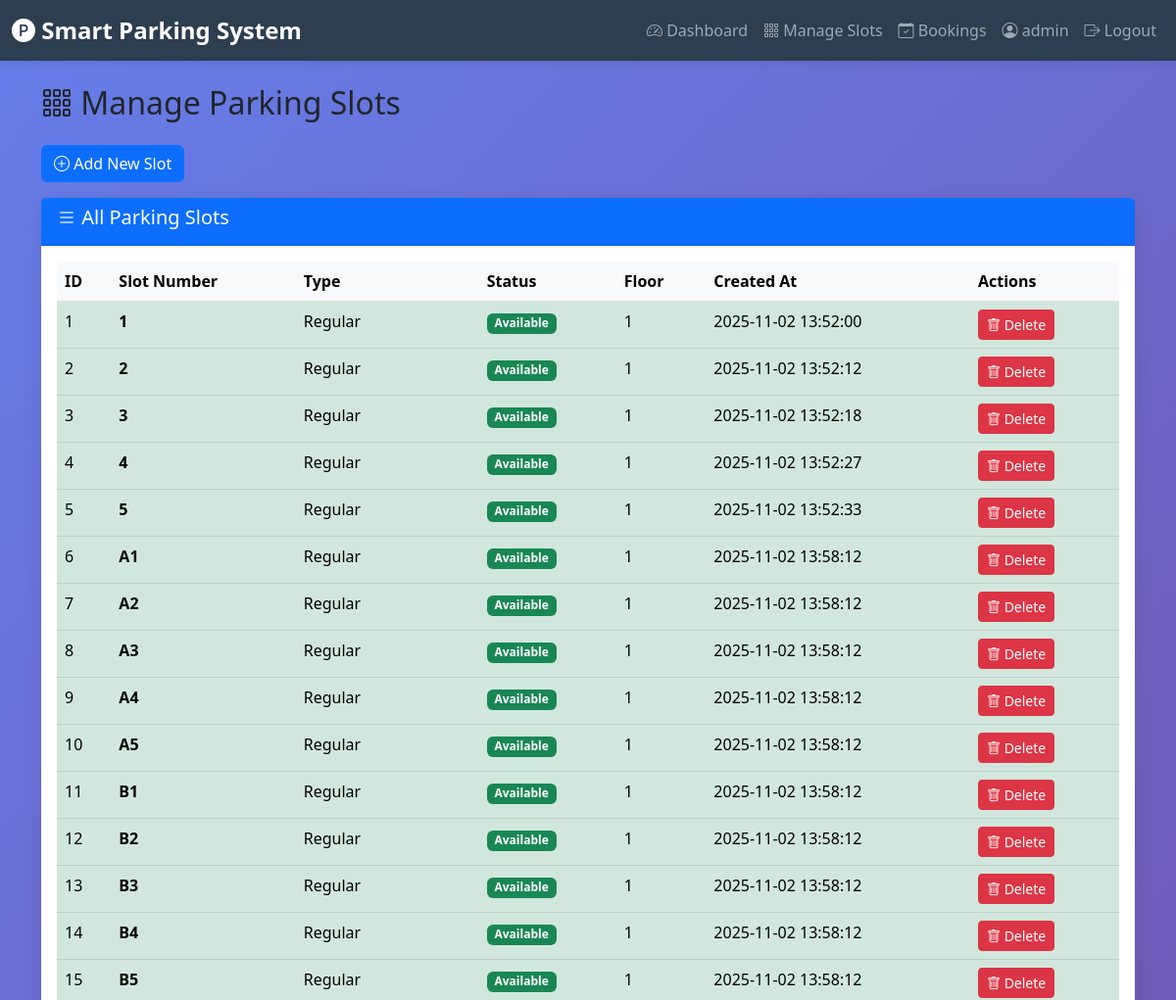
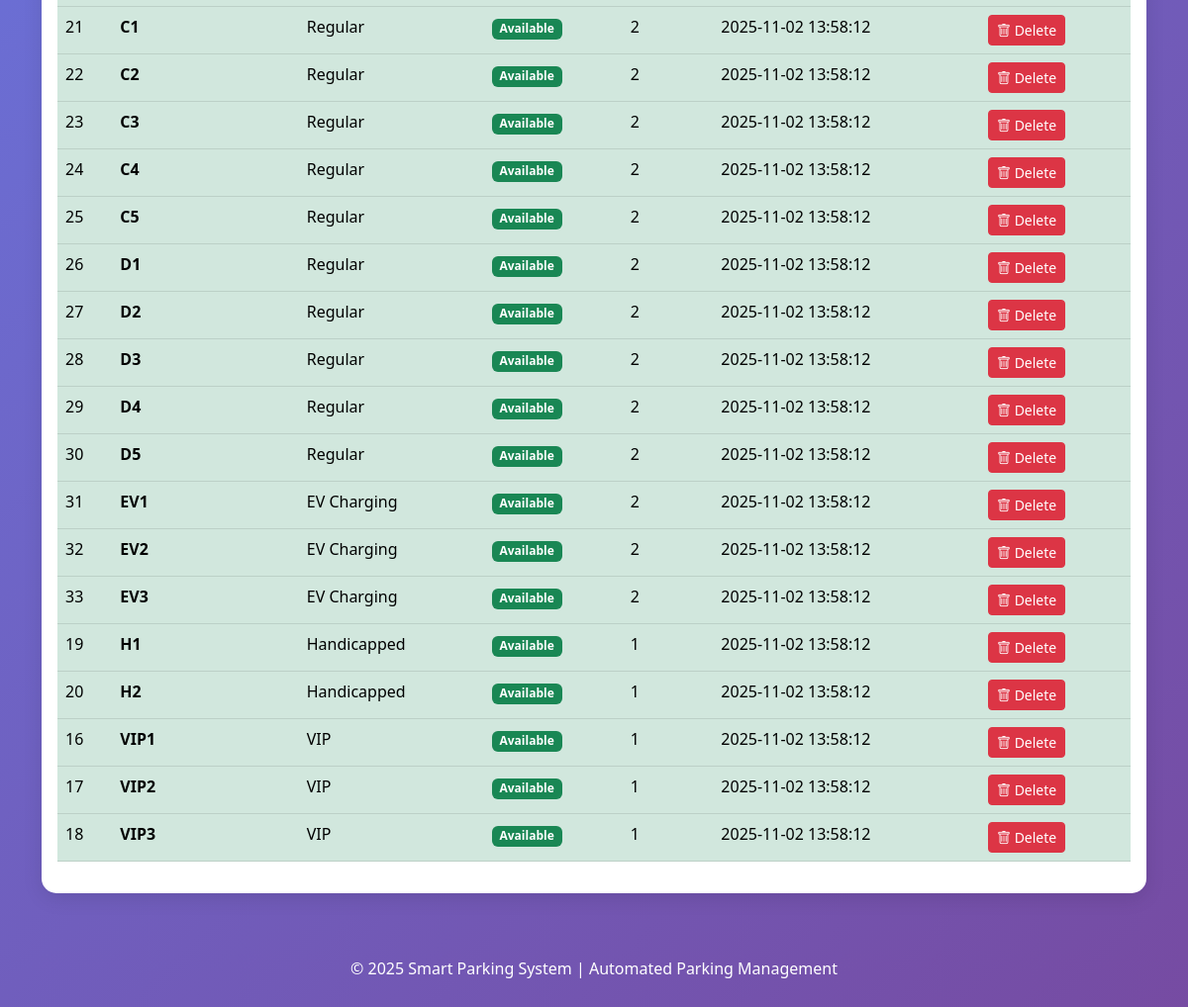
The page /admin/slots (signed in) on the database its author committed (2 pictures, top to bottom).
### tables this page shows
CREATE TABLE slots (
                    id INTEGER PRIMARY KEY AUTOINCREMENT,
                    slot_number TEXT UNIQUE NOT NULL,
                    slot_type TEXT DEFAULT 'Regular',
                    status TEXT DEFAULT 'Available',
                    floor INTEGER DEFAULT 1,
                    created_at TIMESTAMP DEFAULT CURRENT_TIMESTAMP
                );

### app.py (the view)
@app.route('/admin/slots')
@admin_required
def admin_slots():
    slots = slot_manager.get_all_slots()
    return render_template('admin/slots.html', slots=slots)

### app.py (called while the page is built)
def admin_required(f):
    @wraps(f)
    def decorated_function(*args, **kwargs):
        if 'user_id' not in session or session.get('role') != 'admin':
            flash('Admin access required', 'danger')
            return redirect(url_for('login'))
        return f(*args, **kwargs)
    return decorated_function

### database/db_manager.py (called while the page is built)
    def fetch_all(self, query, params=()):
        try:
            self.cursor.execute(query, params)
            return self.cursor.fetchall()
        except sqlite3.Error as e:
            print(f"Fetch error: {e}")
            return []

### modules/slot_manager.py (called while the page is built)
    def get_all_slots(self):
        query = "SELECT id, slot_number, slot_type, status, floor, created_at FROM slots ORDER BY slot_number"
        return self.db.fetch_all(query)

### templates/admin/slots.html (shortened to what this page needs)
{% extends "base.html" %}
{% block content %}
<h2 class="mb-4"><i class="bi bi-grid-3x3-gap"></i> Manage Parking Slots</h2>
<div class="row mb-3">
    <div class="col-md-12">
        <button class="btn btn-primary" data-bs-toggle="modal" data-bs-target="#addSlotModal">
            <i class="bi bi-plus-circle"></i> Add New Slot
        </button>
    </div>
</div>
<div class="card">
    <div class="card-header bg-primary text-white">
        <h5><i class="bi bi-list"></i> All Parking Slots</h5>
    </div>
    <div class="card-body">
        {% if slots %}
            <div class="table-responsive">
                <table class="table table-hover">
                    <thead class="table-light">
                        <tr>
                            <th>ID</th>
                            <th>Slot Number</th>
                            <th>Type</th>
                            <th>Status</th>
                            <th>Floor</th>
                            <th>Created At</th>
                            <th>Actions</th>
                        </tr>
                    </thead>
                    <tbody>
                        {% for slot in slots %}
                            <tr class="{% if slot[3] == 'Available' %}table-success{% else %}table-danger{% endif %}">
                                <td>{{ slot[0] }}</td>
                                <td><strong>{{ slot[1] }}</strong></td>
                                <td>{{ slot[2] }}</td>
                                <td>
                                    {% if slot[3] == 'Available' %}
                                        <span class="badge bg-success">{{ slot[3] }}</span>
                                    {% else %}
                                        <span class="badge bg-danger">{{ slot[3] }}</span>
                                    {% endif %}
                                </td>
                                <td>{{ slot[4] }}</td>
                                <td>{{ slot[5] }}</td>
                                <td>
                                    <form method="POST" action="{{ url_for('delete_slot', slot_id=slot[0]) }}"
                                          style="display: inline;"
                                          onsubmit="return confirm('Are you sure you want to delete slot {{ slot[1] }}?');">
                                        <button type="submit" class="btn btn-danger btn-sm">
                                            <i class="bi bi-trash"></i> Delete
                                        </button>
                                    </form>
                                </td>
                            </tr>
                        {% endfor %}
                    </tbody>
                </table>
            </div>
        {% else %}
            <div class="text-center py-5">
                <i class="bi bi-inbox" style="font-size: 4rem; color: #ccc;"></i>
                <h4 class="mt-3 text-muted">No Slots Yet</h4>
                <p class="text-muted">Add your first parking slot to get started</p>
            </div>
        {% endif %}
    </div>
</div>
{% endblock %}

### templates/base.html (style rules this page uses)
:root { --primary-color: #2C3E50; --secondary-color: #34495E; --success-color: #27AE60; --warning-color: #F39C12; --danger-color: #E74C3C; --info-color: #3498DB; }
body { background: linear-gradient(135deg, #667eea 0%, #764ba2 100%); min-height: 100vh; font-family: 'Segoe UI', Tahoma, Geneva, Verdana, sans-serif; }
.card { border-radius: 15px; box-shadow: 0 5px 20px rgba(0,0,0,0.1); border: none; }

### rows shown on the page
slots: id "1", slot_number "1", slot_type "Regular", status "Available", floor "1", created_at "2025-11-02 13:52:00"
slots: id "2", slot_number "2", slot_type "Regular", status "Available", floor "1", created_at "2025-11-02 13:52:12"
slots: id "3", slot_number "3", slot_type "Regular", status "Available", floor "1", created_at "2025-11-02 13:52:18"
slots: id "4", slot_number "4", slot_type "Regular", status "Available", floor "1", created_at "2025-11-02 13:52:27"
slots: id "5", slot_number "5", slot_type "Regular", status "Available", floor "1", created_at "2025-11-02 13:52:33"
slots: id "6", slot_number "A1", slot_type "Regular", status "Available", floor "1", created_at "2025-11-02 13:58:12"
slots: id "7", slot_number "A2", slot_type "Regular", status "Available", floor "1", created_at "2025-11-02 13:58:12"
slots: id "8", slot_number "A3", slot_type "Regular", status "Available", floor "1", created_at "2025-11-02 13:58:12"
slots: id "9", slot_number "A4", slot_type "Regular", status "Available", floor "1", created_at "2025-11-02 13:58:12"
slots: id "10", slot_number "A5", slot_type "Regular", status "Available", floor "1", created_at "2025-11-02 13:58:12"
slots: id "11", slot_number "B1", slot_type "Regular", status "Available", floor "1", created_at "2025-11-02 13:58:12"
slots: id "12", slot_number "B2", slot_type "Regular", status "Available", floor "1", created_at "2025-11-02 13:58:12"
slots: id "13", slot_number "B3", slot_type "Regular", status "Available", floor "1", created_at "2025-11-02 13:58:12"
slots: id "14", slot_number "B4", slot_type "Regular", status "Available", floor "1", created_at "2025-11-02 13:58:12"
slots: id "15", slot_number "B5", slot_type "Regular", status "Available", floor "1", created_at "2025-11-02 13:58:12"
slots: id "21", slot_number "C1", slot_type "Regular", status "Available", floor "2", created_at "2025-11-02 13:58:12"
slots: id "22", slot_number "C2", slot_type "Regular", status "Available", floor "2", created_at "2025-11-02 13:58:12"
slots: id "23", slot_number "C3", slot_type "Regular", status "Available", floor "2", created_at "2025-11-02 13:58:12"
slots: id "24", slot_number "C4", slot_type "Regular", status "Available", floor "2", created_at "2025-11-02 13:58:12"
slots: id "25", slot_number "C5", slot_type "Regular", status "Available", floor "2", created_at "2025-11-02 13:58:12"
slots: id "26", slot_number "D1", slot_type "Regular", status "Available", floor "2", created_at "2025-11-02 13:58:12"
slots: id "27", slot_number "D2", slot_type "Regular", status "Available", floor "2", created_at "2025-11-02 13:58:12"
slots: id "28", slot_number "D3", slot_type "Regular", status "Available", floor "2", created_at "2025-11-02 13:58:12"
slots: id "29", slot_number "D4", slot_type "Regular", status "Available", floor "2", created_at "2025-11-02 13:58:12"
slots: id "30", slot_number "D5", slot_type "Regular", status "Available", floor "2", created_at "2025-11-02 13:58:12"
slots: id "31", slot_number "EV1", slot_type "EV Charging", status "Available", floor "2", created_at "2025-11-02 13:58:12"
slots: id "32", slot_number "EV2", slot_type "EV Charging", status "Available", floor "2", created_at "2025-11-02 13:58:12"
slots: id "33", slot_number "EV3", slot_type "EV Charging", status "Available", floor "2", created_at "2025-11-02 13:58:12"
slots: id "19", slot_number "H1", slot_type "Handicapped", status "Available", floor "1", created_at "2025-11-02 13:58:12"
slots: id "20", slot_number "H2", slot_type "Handicapped", status "Available", floor "1", created_at "2025-11-02 13:58:12"
slots: id "16", slot_number "VIP1", slot_type "VIP", status "Available", floor "1", created_at "2025-11-02 13:58:12"
slots: id "17", slot_number "VIP2", slot_type "VIP", status "Available", floor "1", created_at "2025-11-02 13:58:12"
slots: id "18", slot_number "VIP3", slot_type "VIP", status "Available", floor "1", created_at "2025-11-02 13:58:12"

### other values the page prints
{{ session.username }} "admin"
